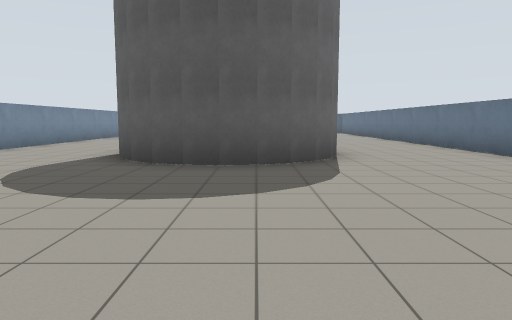
view 1 (above)

16 first-person views from a walk through a Gazebo world. The camera is 1.2 m above the floor, tilts 6° down and sees 70° across. The floor is counted in squares, 2 m on a side. Each view is taken from the middle of a square. On the plan, view 1 faces up. The plan holds only what a view shows up to about 10 squares ahead; the rest is blank.

view 2
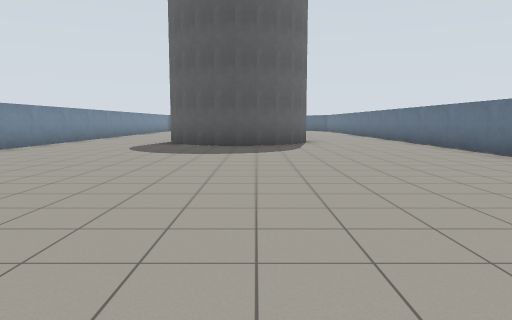

view 3
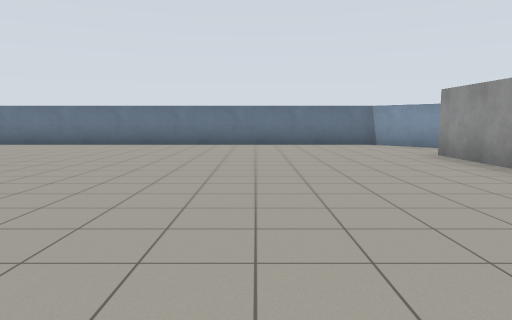

view 4
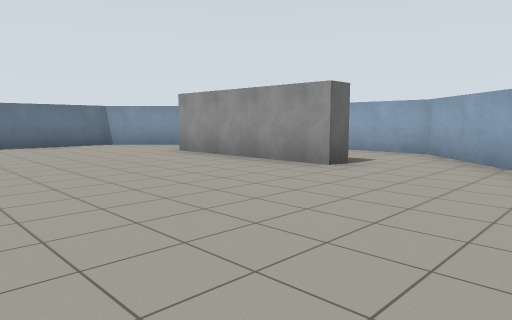

view 5
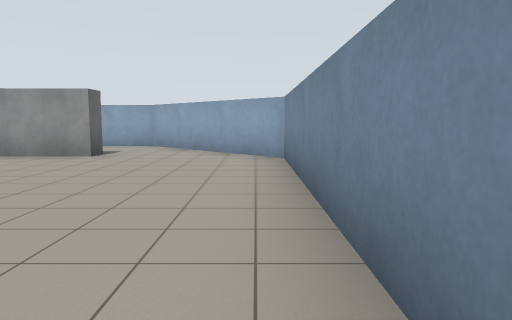

view 6
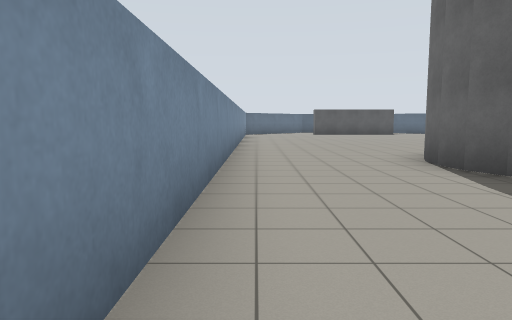

view 7
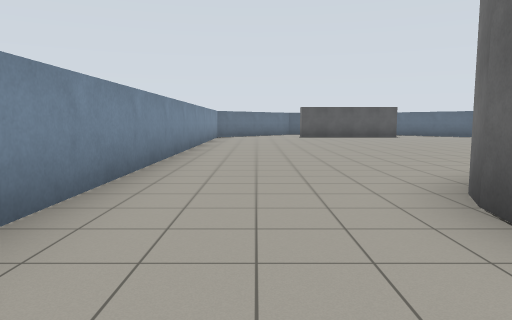

view 8
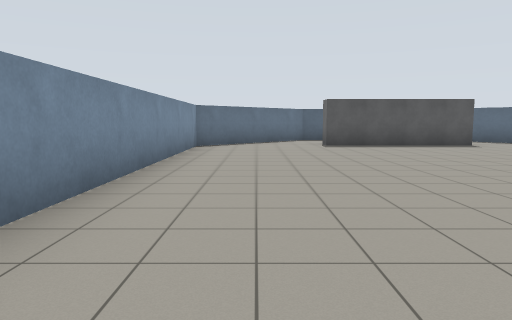

view 9
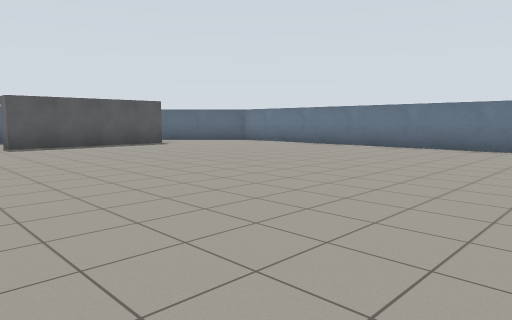

view 10
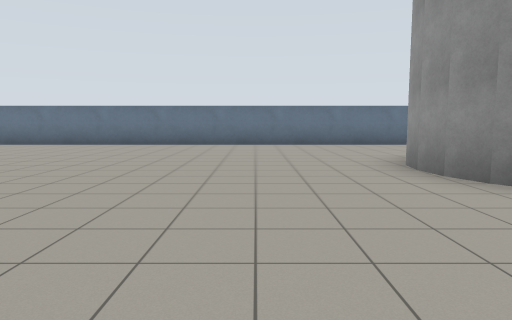

view 11
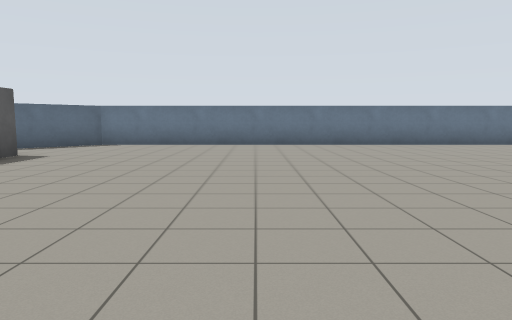

view 12
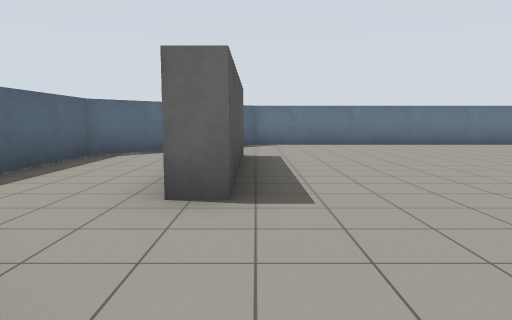

view 13
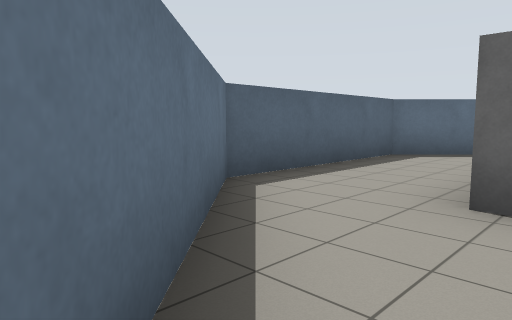

view 14
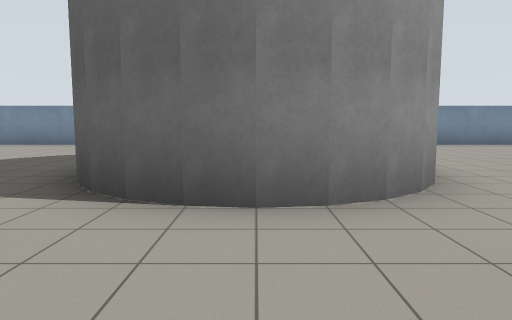

view 15
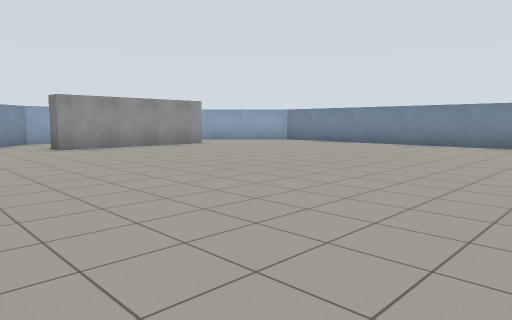

view 16
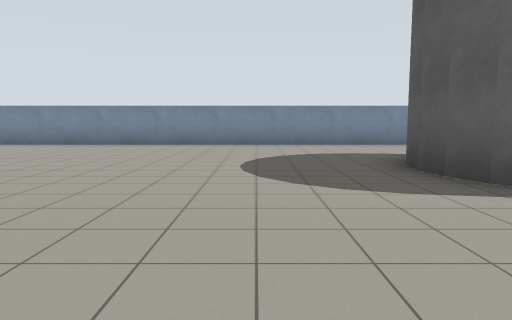

### Floor plan
Key: @ floor where view 1 was taken; # wall or solid block; . floor; C grey cylinder; B grey box.
Columns run from 6 left of view 1 to 5 right of it. Each row starts with its distance up from view 1.
 22   ########
 21  ##......##
 20 ##........##
 19 #...BBBB...#
 18 #..........#
 17 #..........#
 16 #..........#
 15 #..........#
 14 #..........#
 13 #..........#
 12 #..........#
 11 #..........#
 10 #..........#
  9 #....CC....#
  8 #...C  C...#
  7 #...C  C...#
  6 #...C  C...#
  5 #....CC....#
  4 #..........#
  3 #..........#
  2 #..........#
  1 #..........#
  0 #.....@....#
 -1 #..........#
 -2 #..........#
 -3 #..........#
 -4 #..........#
 -5 #..........#
 -6 ##..BBBB..##
 -7  ##... ..##
 -8   ########

Where each view was taken, in squares from view 1:
view 1: 0 up, 0 right, facing up
view 2: 4 down, 0 right, facing up
view 3: 2 down, 5 left, facing right
view 4: 1 down, 5 left, facing down-right
view 5: 1 up, 5 left, facing down
view 6: 2 up, 5 left, facing up
view 7: 5 up, 4 left, facing up
view 8: 10 up, 4 left, facing up
view 9: 10 up, 4 left, facing up-right
view 10: 11 up, 5 left, facing right
view 11: 15 up, 5 left, facing right
view 12: 19 up, 5 left, facing right
view 13: 19 up, 5 left, facing up-right
view 14: 7 up, 4 right, facing left
view 15: 3 up, 4 right, facing down-left
view 16: 3 up, 4 right, facing left
